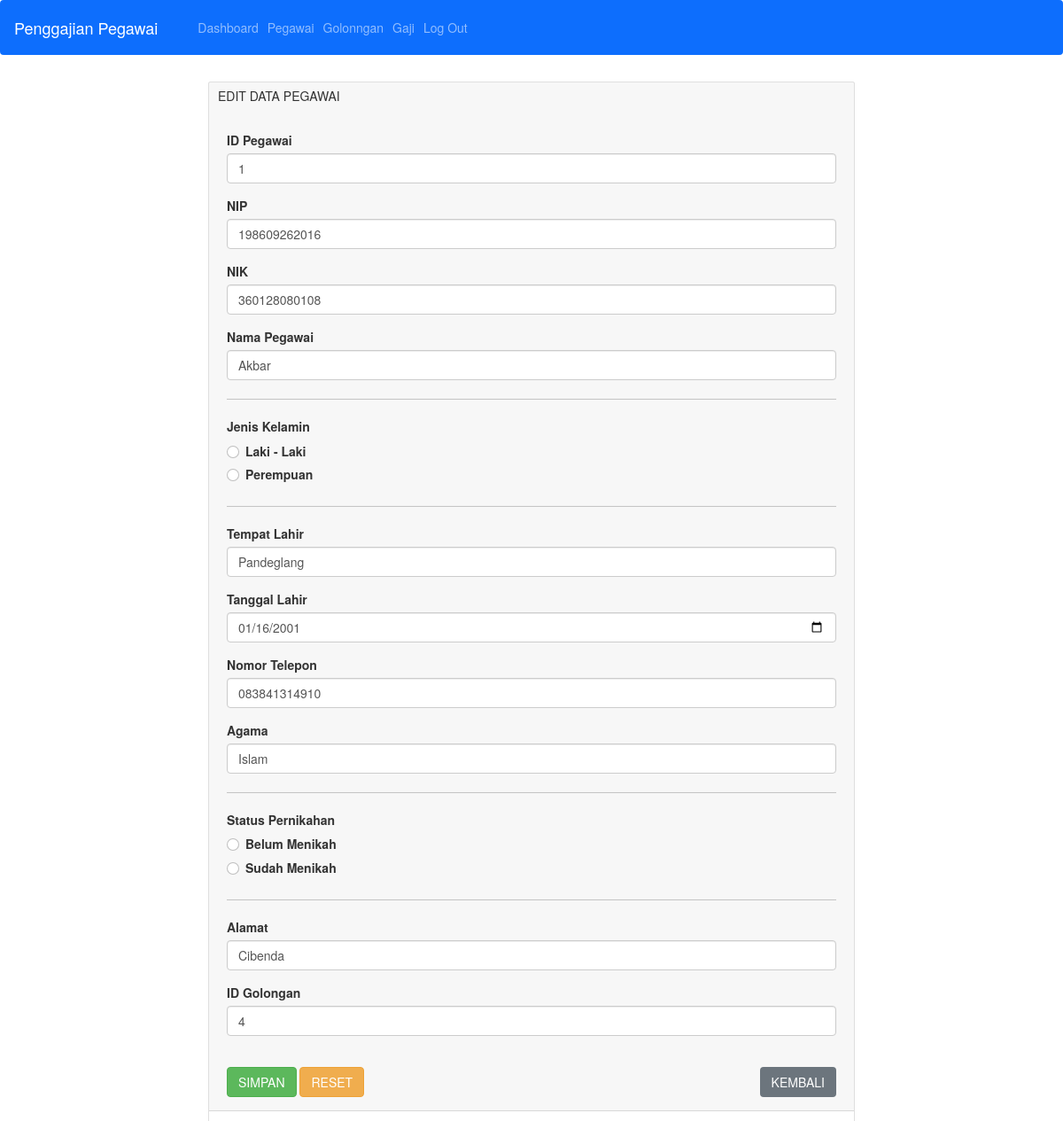
/pegawai/ubah/1, run on the app's committed database.
### tables this page shows
CREATE TABLE `pegawai` (
  `id_pegawai` int(11) NOT NULL AUTO_INCREMENT,
  `nip` varchar(12) DEFAULT NULL,
  `nik` varchar(12) DEFAULT NULL,
  `nama` varchar(100) DEFAULT NULL,
  `jenis_kelamin` enum('P','L') DEFAULT NULL,
  `tempat_lahir` varchar(100) DEFAULT NULL,
  `tanggal_lahir` date DEFAULT NULL,
  `telepon` varchar(12) DEFAULT NULL,
  `agama` varchar(15) DEFAULT NULL,
  `status_nikah` enum('belum nikah','nikah') DEFAULT NULL,
  `alamat` text DEFAULT NULL,
  `id_golongan` int(11) DEFAULT NULL,
  PRIMARY KEY (`id_pegawai`),
  KEY `id_golongan` (`id_golongan`),
  CONSTRAINT `pegawai_ibfk_1` FOREIGN KEY (`id_golongan`) REFERENCES `golongan` (`id_golongan`) ON UPDATE CASCADE
);

### application/controllers/Pegawai.php (called while the page is built, shortened)
<?php
class Pegawai extends CI_Controller
{
    public function __construct()
    {
        $this->load->model('Pegawai_model');
        $this->load->library('form_validation');
    }
    public function ubah($id_pegawai)
    {
        $data['judul'] = 'Ubah Data Pegawai';
        $data['pegawai'] = $this->Pegawai_model->getPegawaiById($id_pegawai);
        $this->form_validation->set_rules('id_pegawai', 'ID Pegawai', 'required|max_length[1]');
        $this->form_validation->set_rules('nip', 'NIP', 'required|max_length[12]');
        $this->form_validation->set_rules('nik', 'NIK', 'required|max_length[12]');
        $this->form_validation->set_rules('nama', 'Nama Pegawai', 'required|max_length[50]');
        $this->form_validation->set_rules('tempat_lahir', 'Tempat Lahir', 'required');
        $this->form_validation->set_rules('tanggal_lahir', 'Tanggal Lahir', 'required');
        $this->form_validation->set_rules('telepon', 'Nomor Telepon', 'required|max_length[13]|min_length[11]');
        $this->form_validation->set_rules('agama', 'Agama', 'required');
        $this->form_validation->set_rules('alamat', 'Alamat', 'required');
        $this->form_validation->set_rules('id_golongan', 'ID Golongan', 'required');
        if ($this->form_validation->run() == FALSE) {
            $this->load->view('templates/header', $data);
            $this->load->view('pegawai/ubah', $data);
            $this->load->view('templates/footer');
        } else {
            $this->Pegawai_model->ubahDataPegawai();
            $this->session->set_flashdata('flash', 'DiUbah');
            redirect('pegawai/index');
        }
    }
}

### index.php (called while the page is built, shortened)
<?php
require_once BASEPATH.'core/CodeIgniter.php';

### application/models/Pegawai_model.php (called while the page is built, shortened)
<?php
class Pegawai_model extends CI_Model
{
    public function getPegawaiById($id_pegawai)
    {
        return $this->db->get_where('pegawai', ['id_pegawai' => $id_pegawai])->row_array();
    }
}

### application/views/pegawai/ubah.php (the view, shortened to what this page needs)
<div class="container" style="margin-top: 30px">
    <div class="row">
        <div class="col-md-8 offset-md-2">
            <div class="card">
                <div class="card-header">
                    EDIT DATA PEGAWAI
             <div class="card-body">
                </div>
                <div class="card-body">
                    <form action="" method="POST">
                        <div class="form-group">
                            <label for="id_pegawai">ID Pegawai</label>
                            <input type="text" name="id_pegawai" placeholder="Masukkan ID Pegawai" class="form-control" value="<?= $pegawai['id_pegawai']; ?>">
                        </div>
                        <div class="form-group">
                            <label for="nip">NIP</label>
                            <input type="text" name="nip" placeholder="Masukkan NIP" class="form-control" value="<?= $pegawai['nip']; ?>">
                        </div>
                        <div class="form-group">
                            <label for="nik">NIK</label>
                            <input type="text" name="nik" placeholder="Masukkan NIK" class="form-control" value="<?= $pegawai['nik']; ?>">
                        </div>
                        <div class="form-group mt-3">
                            <label for="nama">Nama Pegawai</label>
                            <input type="text" name="nama" placeholder="Masukkan Nama Pegawai" class="form-control" value="<?= $pegawai['nama']; ?>">
                        </div>
                        <hr>
                        <div>
                            <div class="form-group mt-3">
                                <label>Jenis Kelamin</label>
                                <div class="form-check mt-1">
                                    <input class="form-check-input" type="radio" name="jenis_kelamin" id="jenis_kelamin" value="L">
                                    <label class="form-check-label" for="jenis_kelamin">
                                        Laki - Laki
                                    </label>
                                </div>
                                <div class="form-check">
                                    <input class="form-check-input" type="radio" name="jenis_kelamin" id="jenis_kelamin" value="P">
                                    <label class="form-check-label" for="jenis_kelamin">
                                        Perempuan
                                    </label>
                                </div>
                            </div>
                        </div>
                        <hr>
                        <div class="form-group mt-3">
                            <label for="tempat_lahir">Tempat Lahir</label>
                            <input type="text" name="tempat_lahir" id="tempat_lahir" placeholder="Masukkan Tempat Lahir" class="form-control" value="<?= $pegawai['tempat_lahir']; ?>">
                        </div>
                        <div class="form-group mt-3">
                            <label for="tanggal_lahir">Tanggal Lahir</label>
                            <input type="date" name="tanggal_lahir" id="tanggal_lahir" class="form-control" value="<?= $pegawai['tanggal_lahir']; ?>">
                        </div>
                        <div class="form-group mt-3">
                            <label for="telepon">Nomor Telepon</label>
                            <input type="text" name="telepon" id="telepon" placeholder="Masukkan Nomor Telepon" class="form-control" value="<?= $pegawai['telepon']; ?>">
                        </div>
                        <div class="form-group mt-3">
                            <label for="agama">Agama</label>
                            <input type="text" name="agama" id="agama" placeholder="Masukkan Agama" class="form-control" value="<?= $pegawai['agama']; ?>">
                        </div>
                        <hr>
                        <div>
                            <div class="form-group mt-3">
                                <label>Status Pernikahan</label>
                                <div class="form-check mt-1">
                                    <input class="form-check-input" type="radio" name="status_nikah" id="status_nikah" value="belum nikah">
                                    <label class="form-check-label" for="jenis_kelamin">
                                        Belum Menikah
                                    </label>
                                </div>
                                <div class="form-check">
                                    <input class="form-check-input" type="radio" name="status_nikah" id="status_nikah" value="nikah">
                                    <label class="form-check-label" for="status_nikah">
                                        Sudah Menikah
                                    </label>
                                </div>
                            </div>
                        </div>
                        <hr>
                        <div class="form-group mt-3">
                            <label for="alamat">Alamat</label>
                            <input type="text" name="alamat" id="alamat" placeholder="Masukkan Nomor Alamat" class="form-control" value="<?= $pegawai['alamat']; ?>">
                        </div>
                        <div class="form-group mt-3">
                            <label for="id_golongan">ID Golongan</label>
                            <input type="text" name="id_golongan" id="id_golongan" placeholder="Masukkan ID Golongan" class="form-control" value="<?= $pegawai['id_golongan']; ?>">
                        </div>
                        <br>
                        <button type="submit" class="btn btn-success">SIMPAN</button>
                        <button type="reset" class="btn btn-warning">RESET</button>
                        <a href="<?php echo base_url() ?>pegawai/index" class="btn btn-md btn-secondary float-end">KEMBALI</a>
                    </form>
                </div>
            </div>
            <br>
        </div>
    </div>
</div>

### assets/css/style.css (style rules this page uses)
body { background-color: #1111; }

### assets/css/ilmudetil.css (style rules this page uses)
a { color: #FFC107;text-decoration: none; }

### data on the page
pegawai: id_pegawai "1", nip "198609262016", nik "360128080108", nama "Akbar", tempat_lahir "Pandeglang", tanggal_lahir "01/16/2001", telepon "083841314910", agama "Islam", alamat "Cibenda", id_golongan "4"
